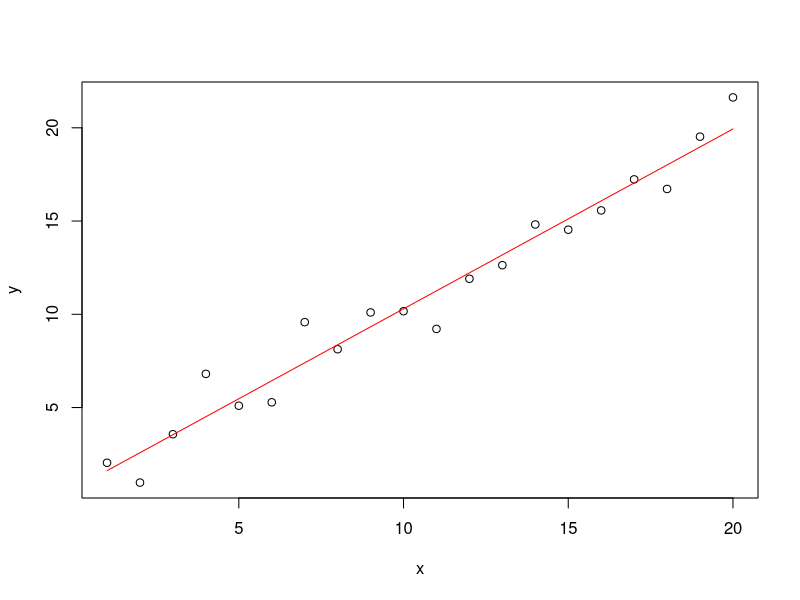

Here is the R script that generated this plot:
## ---- chunk 1
knitr::opts_chunk$set(echo = TRUE)
## ---- chunk 2
# create a “list” of values from 1 to 20
x <- 1:20
# use this list to create a “table” with two columns x and y; add
# some noise to the y observations
d <- data.frame(x = x, y = x + rnorm(x))
# make a plot
plot(d)
# fit a linear regression
r <- lm(y ~ x, data = d)
# add to plot
lines(x, r$fitted.values, col = "red")
# get the statistics of the fit
summary(r)
# clean up
rm(x, d, r)
## ---- chunk 3
1 + sin(pi/2) 
nchar("math") # number of characters in the word “math”
## ---- chunk 4
N_Avogrado = 6.022e23 # we cannot use NA as name!

N_fmol = 2
N_abs  = N_fmol * N_Avogrado * 1e-15

# print the result
N_abs
## ---- chunk 5
ls()
rm(N_abs, N_Avogrado)
ls()
## ---- chunk 6
fmol_to_abs <- function(x_in_fmol) {
  
  N_Avogrado = 6.022e23
  
  N_abs = x_in_fmol * N_Avogrado * 1e-15
  
  return(N_abs)
  
}

fmol_to_abs(10)     # calculate for x_in_fmol = 10
fmol_to_abs(N_fmol) # calculate for x_in_fmol = N_fmol, which is still assigned the value 2
## ---- chunk 7
ls()
## ---- chunk 8
fmol_to_abs <- function(x_in_fmol) {
  
  N_Avogrado = 6.022e23
  
  x_in_fmol * N_Avogrado * 1e-15
  
}

fmol_to_abs(N_fmol)
## ---- chunk 9
mol_to_abs <- function(x, prefix = "f") {
  
  prefix_meaning = c("a" = 1e-18, # “c” is a function that combines values into a “list”
                     "f" = 1e-15, 
                     "p" = 1e-12,
                     "n" = 1e-09,
                     "µ" = 1e-06,
                     "m" = 1e-03)
  
  x * 6.022e23 * prefix_meaning[[prefix]]
  
}
## ---- chunk 10
mol_to_abs
